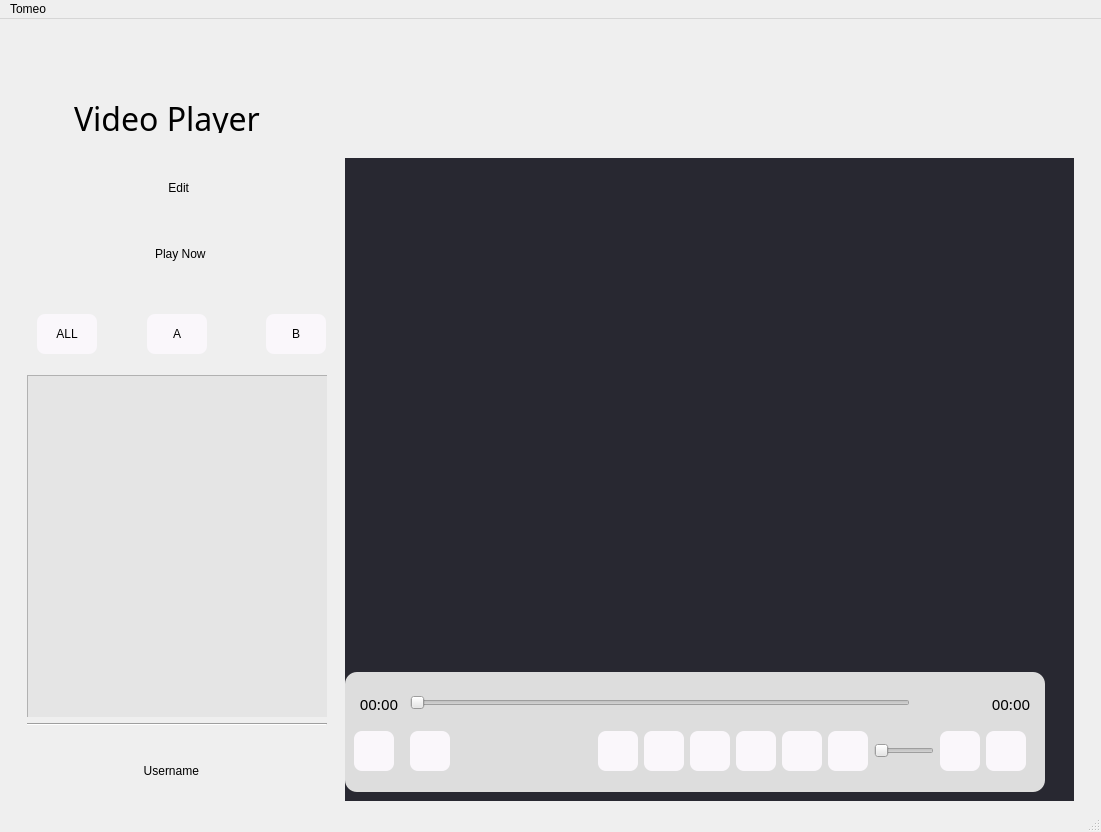
<?xml version="1.0" encoding="UTF-8"?>
<ui version="4.0">
 <class>MainWindow</class>
 <widget class="QMainWindow" name="MainWindow">
  <property name="geometry">
   <rect>
    <x>0</x>
    <y>0</y>
    <width>1101</width>
    <height>832</height>
   </rect>
  </property>
  <property name="minimumSize">
   <size>
    <width>1050</width>
    <height>800</height>
   </size>
  </property>
  <property name="mouseTracking">
   <bool>true</bool>
  </property>
  <property name="windowTitle">
   <string>MainWindow</string>
  </property>
  <widget class="QWidget" name="centralwidget">
   <property name="minimumSize">
    <size>
     <width>1050</width>
     <height>800</height>
    </size>
   </property>
   <property name="mouseTracking">
    <bool>true</bool>
   </property>
   <layout class="QVBoxLayout" name="verticalLayout_2">
    <item>
     <widget class="QWidget" name="navbar" native="true">
      <property name="minimumSize">
       <size>
        <width>1000</width>
        <height>60</height>
       </size>
      </property>
      <property name="maximumSize">
       <size>
        <width>16777215</width>
        <height>60</height>
       </size>
      </property>
      <property name="mouseTracking">
       <bool>true</bool>
      </property>
      <layout class="QHBoxLayout" name="horizontalLayout">
       <item>
        <widget class="QPushButton" name="exit">
         <property name="minimumSize">
          <size>
           <width>30</width>
           <height>30</height>
          </size>
         </property>
         <property name="maximumSize">
          <size>
           <width>30</width>
           <height>30</height>
          </size>
         </property>
         <property name="styleSheet">
          <string notr="true">QPushButton
{
    border-radius:8px;
}

QPushButton:hover
{
    background-color:rgb(255, 235, 188);
}

QPushButton:pressed
{
    background-color:rgb(254, 198, 124);
}</string>
         </property>
         <property name="text">
          <string/>
         </property>
         <property name="icon">
          <iconset resource="resources.qrc">
           <normaloff>:/pic/Shut down-2.png</normaloff>:/pic/Shut down-2.png</iconset>
         </property>
         <property name="iconSize">
          <size>
           <width>50</width>
           <height>50</height>
          </size>
         </property>
        </widget>
       </item>
       <item>
        <widget class="QPushButton" name="cut">
         <property name="minimumSize">
          <size>
           <width>30</width>
           <height>30</height>
          </size>
         </property>
         <property name="maximumSize">
          <size>
           <width>30</width>
           <height>30</height>
          </size>
         </property>
         <property name="styleSheet">
          <string notr="true">QPushButton
{
    border-radius:8px;
}

QPushButton:hover
{
    background-color:rgb(255, 235, 188);
}

QPushButton:pressed
{
    background-color:rgb(254, 198, 124);
}</string>
         </property>
         <property name="text">
          <string/>
         </property>
         <property name="icon">
          <iconset resource="resources.qrc">
           <normaloff>:/pic/Minimize-2.png</normaloff>:/pic/Minimize-2.png</iconset>
         </property>
         <property name="iconSize">
          <size>
           <width>50</width>
           <height>50</height>
          </size>
         </property>
        </widget>
       </item>
       <item>
        <widget class="QPushButton" name="large">
         <property name="minimumSize">
          <size>
           <width>25</width>
           <height>25</height>
          </size>
         </property>
         <property name="maximumSize">
          <size>
           <width>25</width>
           <height>25</height>
          </size>
         </property>
         <property name="styleSheet">
          <string notr="true">QPushButton
{
    border-radius:8px;
}

QPushButton:hover
{
    background-color:rgb(255, 235, 188);
}

QPushButton:pressed
{
    background-color:rgb(254, 198, 124);
}</string>
         </property>
         <property name="text">
          <string/>
         </property>
         <property name="icon">
          <iconset resource="resources.qrc">
           <normaloff>:/pic/Maximize-2.png</normaloff>:/pic/Maximize-2.png</iconset>
         </property>
         <property name="iconSize">
          <size>
           <width>50</width>
           <height>50</height>
          </size>
         </property>
        </widget>
       </item>
       <item>
        <spacer name="horizontalSpacer_3">
         <property name="orientation">
          <enum>Qt::Horizontal</enum>
         </property>
         <property name="sizeType">
          <enum>QSizePolicy::Fixed</enum>
         </property>
         <property name="sizeHint" stdset="0">
          <size>
           <width>15</width>
           <height>20</height>
          </size>
         </property>
        </spacer>
       </item>
       <item>
        <spacer name="horizontalSpacer_4">
         <property name="orientation">
          <enum>Qt::Horizontal</enum>
         </property>
         <property name="sizeHint" stdset="0">
          <size>
           <width>522</width>
           <height>20</height>
          </size>
         </property>
        </spacer>
       </item>
       <item>
        <spacer name="horizontalSpacer_7">
         <property name="orientation">
          <enum>Qt::Horizontal</enum>
         </property>
         <property name="sizeType">
          <enum>QSizePolicy::Fixed</enum>
         </property>
         <property name="sizeHint" stdset="0">
          <size>
           <width>10</width>
           <height>20</height>
          </size>
         </property>
        </spacer>
       </item>
       <item>
        <spacer name="horizontalSpacer_6">
         <property name="orientation">
          <enum>Qt::Horizontal</enum>
         </property>
         <property name="sizeType">
          <enum>QSizePolicy::Fixed</enum>
         </property>
         <property name="sizeHint" stdset="0">
          <size>
           <width>10</width>
           <height>20</height>
          </size>
         </property>
        </spacer>
       </item>
       <item>
        <spacer name="horizontalSpacer_5">
         <property name="orientation">
          <enum>Qt::Horizontal</enum>
         </property>
         <property name="sizeType">
          <enum>QSizePolicy::Fixed</enum>
         </property>
         <property name="sizeHint" stdset="0">
          <size>
           <width>10</width>
           <height>20</height>
          </size>
         </property>
        </spacer>
       </item>
      </layout>
     </widget>
    </item>
    <item>
     <widget class="QWidget" name="namebar" native="true">
      <property name="minimumSize">
       <size>
        <width>1000</width>
        <height>40</height>
       </size>
      </property>
      <property name="maximumSize">
       <size>
        <width>16777215</width>
        <height>40</height>
       </size>
      </property>
      <property name="mouseTracking">
       <bool>true</bool>
      </property>
      <layout class="QHBoxLayout" name="horizontalLayout_2">
       <item>
        <spacer name="horizontalSpacer_8">
         <property name="orientation">
          <enum>Qt::Horizontal</enum>
         </property>
         <property name="sizeType">
          <enum>QSizePolicy::Fixed</enum>
         </property>
         <property name="sizeHint" stdset="0">
          <size>
           <width>20</width>
           <height>20</height>
          </size>
         </property>
        </spacer>
       </item>
       <item>
        <widget class="QLabel" name="logo">
         <property name="minimumSize">
          <size>
           <width>30</width>
           <height>30</height>
          </size>
         </property>
         <property name="maximumSize">
          <size>
           <width>30</width>
           <height>30</height>
          </size>
         </property>
         <property name="text">
          <string/>
         </property>
         <property name="pixmap">
          <pixmap resource="resources.qrc">:/pic/video.png</pixmap>
         </property>
         <property name="scaledContents">
          <bool>true</bool>
         </property>
        </widget>
       </item>
       <item>
        <widget class="QLabel" name="name">
         <property name="minimumSize">
          <size>
           <width>200</width>
           <height>30</height>
          </size>
         </property>
         <property name="maximumSize">
          <size>
           <width>200</width>
           <height>30</height>
          </size>
         </property>
         <property name="font">
          <font>
           <family>Futura</family>
           <pointsize>24</pointsize>
           <weight>9</weight>
           <italic>false</italic>
           <bold>false</bold>
          </font>
         </property>
         <property name="styleSheet">
          <string notr="true">
font: 75 24pt &quot;Futura&quot;;</string>
         </property>
         <property name="text">
          <string>Video Player</string>
         </property>
         <property name="alignment">
          <set>Qt::AlignLeading|Qt::AlignLeft|Qt::AlignVCenter</set>
         </property>
         <property name="margin">
          <number>0</number>
         </property>
        </widget>
       </item>
       <item>
        <spacer name="horizontalSpacer_9">
         <property name="orientation">
          <enum>Qt::Horizontal</enum>
         </property>
         <property name="sizeType">
          <enum>QSizePolicy::Expanding</enum>
         </property>
         <property name="sizeHint" stdset="0">
          <size>
           <width>797</width>
           <height>20</height>
          </size>
         </property>
        </spacer>
       </item>
      </layout>
     </widget>
    </item>
    <item>
     <widget class="QWidget" name="mainwidget" native="true">
      <property name="minimumSize">
       <size>
        <width>1050</width>
        <height>503</height>
       </size>
      </property>
      <property name="maximumSize">
       <size>
        <width>16777215</width>
        <height>16777215</height>
       </size>
      </property>
      <property name="mouseTracking">
       <bool>true</bool>
      </property>
      <layout class="QGridLayout" name="gridLayout">
       <item row="0" column="3" rowspan="2">
        <widget class="QWidget" name="leftwidget" native="true">
         <property name="minimumSize">
          <size>
           <width>700</width>
           <height>500</height>
          </size>
         </property>
         <property name="maximumSize">
          <size>
           <width>1000</width>
           <height>1000</height>
          </size>
         </property>
         <property name="mouseTracking">
          <bool>true</bool>
         </property>
         <layout class="QVBoxLayout" name="verticalLayout">
          <property name="leftMargin">
           <number>3</number>
          </property>
          <item>
           <widget class="VideoWidget" name="videowidget" native="true">
            <property name="minimumSize">
             <size>
              <width>400</width>
              <height>800</height>
             </size>
            </property>
            <property name="mouseTracking">
             <bool>true</bool>
            </property>
            <property name="styleSheet">
             <string notr="true">background-color:rgb(40, 40, 49);</string>
            </property>
           </widget>
          </item>
          <item>
           <widget class="QWidget" name="controlbar" native="true">
            <property name="minimumSize">
             <size>
              <width>700</width>
              <height>120</height>
             </size>
            </property>
            <property name="maximumSize">
             <size>
              <width>700</width>
              <height>120</height>
             </size>
            </property>
            <property name="mouseTracking">
             <bool>true</bool>
            </property>
            <property name="styleSheet">
             <string notr="true">background-color:rgb(221, 221, 221);
border-radius:12px;</string>
            </property>
            <layout class="QGridLayout" name="gridLayout_3">
             <item row="0" column="0">
              <widget class="QLabel" name="time1">
               <property name="minimumSize">
                <size>
                 <width>50</width>
                 <height>10</height>
                </size>
               </property>
               <property name="maximumSize">
                <size>
                 <width>50</width>
                 <height>20</height>
                </size>
               </property>
               <property name="font">
                <font>
                 <family>MV Boli</family>
                 <pointsize>11</pointsize>
                </font>
               </property>
               <property name="text">
                <string>00:00</string>
               </property>
               <property name="alignment">
                <set>Qt::AlignHCenter|Qt::AlignTop</set>
               </property>
              </widget>
             </item>
             <item row="1" column="1">
              <widget class="QPushButton" name="speed">
               <property name="minimumSize">
                <size>
                 <width>40</width>
                 <height>40</height>
                </size>
               </property>
               <property name="maximumSize">
                <size>
                 <width>40</width>
                 <height>40</height>
                </size>
               </property>
               <property name="styleSheet">
                <string notr="true">QPushButton
{
    background-color:rgb(250, 247, 251);
    border-radius:8px;
}

QPushButton:hover
{
    background-color:rgb(255, 235, 188);
}

QPushButton:pressed
{
    background-color:rgb(254, 198, 124);
}</string>
               </property>
               <property name="text">
                <string/>
               </property>
               <property name="icon">
                <iconset resource="resources.qrc">
                 <normaloff>:/pic/speed.png</normaloff>:/pic/speed.png</iconset>
               </property>
               <property name="iconSize">
                <size>
                 <width>30</width>
                 <height>30</height>
                </size>
               </property>
              </widget>
             </item>
             <item row="1" column="11">
              <widget class="QSlider" name="volumeslider">
               <property name="minimumSize">
                <size>
                 <width>60</width>
                 <height>0</height>
                </size>
               </property>
               <property name="maximumSize">
                <size>
                 <width>60</width>
                 <height>16777215</height>
                </size>
               </property>
               <property name="orientation">
                <enum>Qt::Horizontal</enum>
               </property>
              </widget>
             </item>
             <item row="1" column="9">
              <widget class="QPushButton" name="nextone">
               <property name="minimumSize">
                <size>
                 <width>40</width>
                 <height>40</height>
                </size>
               </property>
               <property name="maximumSize">
                <size>
                 <width>40</width>
                 <height>40</height>
                </size>
               </property>
               <property name="styleSheet">
                <string notr="true">QPushButton
{
    background-color:rgb(250, 247, 251);
    border-radius:8px;
}

QPushButton:hover
{
    background-color:rgb(255, 235, 188);
}

QPushButton:pressed
{
    background-color:rgb(254, 198, 124);
}</string>
               </property>
               <property name="text">
                <string/>
               </property>
               <property name="icon">
                <iconset resource="resources.qrc">
                 <normaloff>:/pic/forward.png</normaloff>:/pic/forward.png</iconset>
               </property>
               <property name="iconSize">
                <size>
                 <width>50</width>
                 <height>30</height>
                </size>
               </property>
              </widget>
             </item>
             <item row="1" column="8">
              <widget class="QPushButton" name="forward">
               <property name="minimumSize">
                <size>
                 <width>40</width>
                 <height>40</height>
                </size>
               </property>
               <property name="maximumSize">
                <size>
                 <width>40</width>
                 <height>40</height>
                </size>
               </property>
               <property name="styleSheet">
                <string notr="true">QPushButton
{
    background-color:rgb(250, 247, 251);
    border-radius:8px;
}

QPushButton:hover
{
    background-color:rgb(255, 235, 188);
}

QPushButton:pressed
{
    background-color:rgb(254, 198, 124);
}</string>
               </property>
               <property name="text">
                <string/>
               </property>
               <property name="icon">
                <iconset resource="resources.qrc">
                 <normaloff>:/pic/kuaijin.png</normaloff>:/pic/kuaijin.png</iconset>
               </property>
               <property name="iconSize">
                <size>
                 <width>50</width>
                 <height>30</height>
                </size>
               </property>
              </widget>
             </item>
             <item row="0" column="14">
              <widget class="QLabel" name="time2">
               <property name="minimumSize">
                <size>
                 <width>50</width>
                 <height>10</height>
                </size>
               </property>
               <property name="maximumSize">
                <size>
                 <width>50</width>
                 <height>20</height>
                </size>
               </property>
               <property name="font">
                <font>
                 <family>MV Boli</family>
                 <pointsize>11</pointsize>
                </font>
               </property>
               <property name="text">
                <string>00:00</string>
               </property>
               <property name="alignment">
                <set>Qt::AlignHCenter|Qt::AlignTop</set>
               </property>
              </widget>
             </item>
             <item row="1" column="0">
              <widget class="QPushButton" name="screenshot">
               <property name="minimumSize">
                <size>
                 <width>40</width>
                 <height>40</height>
                </size>
               </property>
               <property name="maximumSize">
                <size>
                 <width>40</width>
                 <height>40</height>
                </size>
               </property>
               <property name="styleSheet">
                <string notr="true">QPushButton
{
    background-color:rgb(250, 247, 251);
    border-radius:8px;
}

QPushButton:hover
{
    background-color:rgb(255, 235, 188);
}

QPushButton:pressed
{
    background-color:rgb(254, 198, 124);
}</string>
               </property>
               <property name="text">
                <string/>
               </property>
               <property name="icon">
                <iconset resource="resources.qrc">
                 <normaloff>:/pic/cut.png</normaloff>:/pic/cut.png</iconset>
               </property>
               <property name="iconSize">
                <size>
                 <width>30</width>
                 <height>30</height>
                </size>
               </property>
              </widget>
             </item>
             <item row="1" column="10">
              <widget class="QPushButton" name="voice">
               <property name="minimumSize">
                <size>
                 <width>40</width>
                 <height>40</height>
                </size>
               </property>
               <property name="maximumSize">
                <size>
                 <width>40</width>
                 <height>40</height>
                </size>
               </property>
               <property name="styleSheet">
                <string notr="true">QPushButton
{
    background-color:rgb(250, 247, 251);
    border-radius:8px;
}

QPushButton:hover
{
    background-color:rgb(255, 235, 188);
}

QPushButton:pressed
{
    background-color:rgb(254, 198, 124);
}</string>
               </property>
               <property name="text">
                <string/>
               </property>
               <property name="icon">
                <iconset resource="resources.qrc">
                 <normaloff>:/pic/24gf-volumeHigh.png</normaloff>:/pic/24gf-volumeHigh.png</iconset>
               </property>
               <property name="iconSize">
                <size>
                 <width>50</width>
                 <height>20</height>
                </size>
               </property>
              </widget>
             </item>
             <item row="1" column="3">
              <widget class="QPushButton" name="lastone">
               <property name="minimumSize">
                <size>
                 <width>40</width>
                 <height>40</height>
                </size>
               </property>
               <property name="maximumSize">
                <size>
                 <width>40</width>
                 <height>40</height>
                </size>
               </property>
               <property name="styleSheet">
                <string notr="true">QPushButton
{
    background-color:rgb(250, 247, 251);
    border-radius:8px;
}

QPushButton:hover
{
    background-color:rgb(255, 235, 188);
}

QPushButton:pressed
{
    background-color:rgb(254, 198, 124);
}</string>
               </property>
               <property name="text">
                <string/>
               </property>
               <property name="icon">
                <iconset resource="resources.qrc">
                 <normaloff>:/pic/backward.png</normaloff>:/pic/backward.png</iconset>
               </property>
               <property name="iconSize">
                <size>
                 <width>50</width>
                 <height>30</height>
                </size>
               </property>
              </widget>
             </item>
             <item row="0" column="1">
              <widget class="QSlider" name="timeslider">
               <property name="minimumSize">
                <size>
                 <width>500</width>
                 <height>20</height>
                </size>
               </property>
               <property name="maximumSize">
                <size>
                 <width>16777215</width>
                 <height>20</height>
                </size>
               </property>
               <property name="mouseTracking">
                <bool>true</bool>
               </property>
               <property name="orientation">
                <enum>Qt::Horizontal</enum>
               </property>
              </widget>
             </item>
             <item row="1" column="4">
              <widget class="QPushButton" name="back">
               <property name="minimumSize">
                <size>
                 <width>40</width>
                 <height>40</height>
                </size>
               </property>
               <property name="maximumSize">
                <size>
                 <width>40</width>
                 <height>40</height>
                </size>
               </property>
               <property name="styleSheet">
                <string notr="true">QPushButton
{
    background-color:rgb(250, 247, 251);
    border-radius:8px;
}

QPushButton:hover
{
    background-color:rgb(255, 235, 188);
}

QPushButton:pressed
{
    background-color:rgb(254, 198, 124);
}</string>
               </property>
               <property name="text">
                <string/>
               </property>
               <property name="icon">
                <iconset resource="resources.qrc">
                 <normaloff>:/pic/daotui.png</normaloff>:/pic/daotui.png</iconset>
               </property>
               <property name="iconSize">
                <size>
                 <width>50</width>
                 <height>30</height>
                </size>
               </property>
              </widget>
             </item>
             <item row="1" column="5">
              <widget class="QPushButton" name="play">
               <property name="minimumSize">
                <size>
                 <width>40</width>
                 <height>40</height>
                </size>
               </property>
               <property name="maximumSize">
                <size>
                 <width>40</width>
                 <height>40</height>
                </size>
               </property>
               <property name="styleSheet">
                <string notr="true">QPushButton
{
    background-color:rgb(250, 247, 251);
    border-radius:8px;
}

QPushButton:hover
{
    background-color:rgb(255, 235, 188);
}

QPushButton:pressed
{
    background-color:rgb(254, 198, 124);
}</string>
               </property>
               <property name="text">
                <string/>
               </property>
               <property name="icon">
                <iconset resource="resources.qrc">
                 <normaloff>:/pic/play_fill.png</normaloff>:/pic/play_fill.png</iconset>
               </property>
               <property name="iconSize">
                <size>
                 <width>50</width>
                 <height>30</height>
                </size>
               </property>
              </widget>
             </item>
             <item row="1" column="14">
              <widget class="QPushButton" name="zoom">
               <property name="minimumSize">
                <size>
                 <width>40</width>
                 <height>40</height>
                </size>
               </property>
               <property name="maximumSize">
                <size>
                 <width>40</width>
                 <height>40</height>
                </size>
               </property>
               <property name="styleSheet">
                <string notr="true">QPushButton
{
    background-color:rgb(250, 247, 251);
    border-radius:8px;
}

QPushButton:hover
{
    background-color:rgb(255, 235, 188);
}

QPushButton:pressed
{
    background-color:rgb(254, 198, 124);
}</string>
               </property>
               <property name="text">
                <string/>
               </property>
               <property name="icon">
                <iconset resource="resources.qrc">
                 <normaloff>:/pic/24gf-fullScreenEnter3.png</normaloff>:/pic/24gf-fullScreenEnter3.png</iconset>
               </property>
               <property name="iconSize">
                <size>
                 <width>30</width>
                 <height>30</height>
                </size>
               </property>
              </widget>
             </item>
             <item row="1" column="12">
              <widget class="QPushButton" name="sequence">
               <property name="minimumSize">
                <size>
                 <width>40</width>
                 <height>40</height>
                </size>
               </property>
               <property name="maximumSize">
                <size>
                 <width>40</width>
                 <height>40</height>
                </size>
               </property>
               <property name="styleSheet">
                <string notr="true">QPushButton
{
    background-color:rgb(250, 247, 251);
    border-radius:8px;
}

QPushButton:hover
{
    background-color:rgb(255, 235, 188);
}

QPushButton:pressed
{
    background-color:rgb(254, 198, 124);
}</string>
               </property>
               <property name="text">
                <string/>
               </property>
               <property name="icon">
                <iconset resource="resources.qrc">
                 <normaloff>:/pic/xunhuan.png</normaloff>:/pic/xunhuan.png</iconset>
               </property>
               <property name="iconSize">
                <size>
                 <width>30</width>
                 <height>30</height>
                </size>
               </property>
              </widget>
             </item>
            </layout>
           </widget>
          </item>
         </layout>
        </widget>
       </item>
       <item row="1" column="0">
        <widget class="QPushButton" name="homebutton">
         <property name="minimumSize">
          <size>
           <width>300</width>
           <height>60</height>
          </size>
         </property>
         <property name="maximumSize">
          <size>
           <width>300</width>
           <height>60</height>
          </size>
         </property>
         <property name="contextMenuPolicy">
          <enum>Qt::DefaultContextMenu</enum>
         </property>
         <property name="styleSheet">
          <string notr="true">QPushButton
{
    border-radius:8px;
	border:0px;
	font: 75 24pt &quot;Gill Sans&quot;;
}

QPushButton:hover
{
    background-color:rgb(255, 235, 188);
}

QPushButton:pressed
{
    background-color:rgb(254, 198, 124);
}</string>
         </property>
         <property name="text">
          <string>  Username</string>
         </property>
         <property name="icon">
          <iconset resource="resources.qrc">
           <normaloff>:/pic/user.png</normaloff>:/pic/user.png</iconset>
         </property>
         <property name="iconSize">
          <size>
           <width>40</width>
           <height>40</height>
          </size>
         </property>
        </widget>
       </item>
       <item row="0" column="0">
        <layout class="QVBoxLayout" name="verticalLayout_3">
         <item>
          <widget class="QWidget" name="widget" native="true">
           <property name="mouseTracking">
            <bool>true</bool>
           </property>
           <layout class="QVBoxLayout" name="verticalLayout_4">
            <item>
             <widget class="QPushButton" name="edit">
              <property name="minimumSize">
               <size>
                <width>300</width>
                <height>60</height>
               </size>
              </property>
              <property name="maximumSize">
               <size>
                <width>300</width>
                <height>60</height>
               </size>
              </property>
              <property name="contextMenuPolicy">
               <enum>Qt::DefaultContextMenu</enum>
              </property>
              <property name="styleSheet">
               <string notr="true">QPushButton
{
    border-radius:8px;
	border:0px;
	font: 75 24pt &quot;Gill Sans&quot;;
}

QPushButton:hover
{
    background-color:rgb(255, 235, 188);
}

QPushButton:pressed
{
    background-color:rgb(254, 198, 124);
}</string>
              </property>
              <property name="text">
               <string> Edit</string>
              </property>
              <property name="icon">
               <iconset resource="resources.qrc">
                <normaloff>:/pic/24gf-videoCamera.png</normaloff>:/pic/24gf-videoCamera.png</iconset>
              </property>
              <property name="iconSize">
               <size>
                <width>40</width>
                <height>40</height>
               </size>
              </property>
             </widget>
            </item>
            <item>
             <widget class="QWidget" name="widget_3" native="true">
              <widget class="QScrollArea" name="scrollArea">
               <property name="geometry">
                <rect>
                 <x>0</x>
                 <y>151</y>
                 <width>321</width>
                 <height>401</height>
                </rect>
               </property>
               <property name="minimumSize">
                <size>
                 <width>300</width>
                 <height>300</height>
                </size>
               </property>
               <property name="maximumSize">
                <size>
                 <width>500</width>
                 <height>16777215</height>
                </size>
               </property>
               <property name="mouseTracking">
                <bool>true</bool>
               </property>
               <property name="styleSheet">
                <string notr="true">background-color:rgb(229, 229, 229);</string>
               </property>
               <property name="verticalScrollBarPolicy">
                <enum>Qt::ScrollBarAlwaysOn</enum>
               </property>
               <property name="horizontalScrollBarPolicy">
                <enum>Qt::ScrollBarAlwaysOff</enum>
               </property>
               <property name="widgetResizable">
                <bool>true</bool>
               </property>
               <widget class="QWidget" name="scrollwidgets">
                <property name="geometry">
                 <rect>
                  <x>0</x>
                  <y>0</y>
                  <width>303</width>
                  <height>399</height>
                 </rect>
                </property>
               </widget>
              </widget>
              <widget class="QWidget" name="widget_2" native="true">
               <property name="geometry">
                <rect>
                 <x>0</x>
                 <y>80</y>
                 <width>311</width>
                 <height>61</height>
                </rect>
               </property>
               <widget class="QWidget" name="widget_4" native="true">
                <property name="geometry">
                 <rect>
                  <x>10</x>
                  <y>10</y>
                  <width>91</width>
                  <height>41</height>
                 </rect>
                </property>
                <widget class="QPushButton" name="all">
                 <property name="geometry">
                  <rect>
                   <x>0</x>
                   <y>0</y>
                   <width>60</width>
                   <height>40</height>
                  </rect>
                 </property>
                 <property name="minimumSize">
                  <size>
                   <width>60</width>
                   <height>40</height>
                  </size>
                 </property>
                 <property name="maximumSize">
                  <size>
                   <width>60</width>
                   <height>40</height>
                  </size>
                 </property>
                 <property name="styleSheet">
                  <string notr="true">QPushButton
{
    background-color:rgb(250, 247, 251);
    border-radius:8px;
}

QPushButton:hover
{
    background-color:rgb(255, 235, 188);
}

QPushButton:pressed
{
    background-color:rgb(254, 198, 124);
}</string>
                 </property>
                 <property name="text">
                  <string>ALL</string>
                 </property>
                 <property name="iconSize">
                  <size>
                   <width>50</width>
                   <height>30</height>
                  </size>
                 </property>
                </widget>
               </widget>
               <widget class="QWidget" name="widget_5" native="true">
                <property name="geometry">
                 <rect>
                  <x>120</x>
                  <y>10</y>
                  <width>81</width>
                  <height>41</height>
                 </rect>
                </property>
                <widget class="QPushButton" name="all_2">
                 <property name="geometry">
                  <rect>
                   <x>0</x>
                   <y>0</y>
                   <width>60</width>
                   <height>40</height>
                  </rect>
                 </property>
                 <property name="minimumSize">
                  <size>
                   <width>60</width>
                   <height>40</height>
                  </size>
                 </property>
                 <property name="maximumSize">
                  <size>
                   <width>60</width>
                   <height>40</height>
                  </size>
                 </property>
                 <property name="styleSheet">
                  <string notr="true">QPushButton
{
    background-color:rgb(250, 247, 251);
    border-radius:8px;
}

QPushButton:hover
{
    background-color:rgb(255, 235, 188);
}

QPushButton:pressed
{
    background-color:rgb(254, 198, 124);
}</string>
                 </property>
                 <property name="text">
                  <string>A</string>
                 </property>
                 <property name="iconSize">
                  <size>
                   <width>50</width>
                   <height>30</height>
                  </size>
                 </property>
                </widget>
               </widget>
               <widget class="QWidget" name="widget_6" native="true">
                <property name="geometry">
                 <rect>
                  <x>239</x>
                  <y>10</y>
                  <width>71</width>
                  <height>41</height>
                 </rect>
                </property>
                <widget class="QPushButton" name="all_3">
                 <property name="geometry">
                  <rect>
                   <x>0</x>
                   <y>0</y>
                   <width>60</width>
                   <height>40</height>
                  </rect>
                 </property>
                 <property name="minimumSize">
                  <size>
                   <width>60</width>
                   <height>40</height>
                  </size>
                 </property>
                 <property name="maximumSize">
                  <size>
                   <width>60</width>
                   <height>40</height>
                  </size>
                 </property>
                 <property name="styleSheet">
                  <string notr="true">QPushButton
{
    background-color:rgb(250, 247, 251);
    border-radius:8px;
}

QPushButton:hover
{
    background-color:rgb(255, 235, 188);
}

QPushButton:pressed
{
    background-color:rgb(254, 198, 124);
}</string>
                 </property>
                 <property name="text">
                  <string>B</string>
                 </property>
                 <property name="iconSize">
                  <size>
                   <width>50</width>
                   <height>30</height>
                  </size>
                 </property>
                </widget>
               </widget>
              </widget>
              <widget class="QPushButton" name="folder">
               <property name="geometry">
                <rect>
                 <x>0</x>
                 <y>0</y>
                 <width>300</width>
                 <height>60</height>
                </rect>
               </property>
               <property name="minimumSize">
                <size>
                 <width>300</width>
                 <height>60</height>
                </size>
               </property>
               <property name="maximumSize">
                <size>
                 <width>300</width>
                 <height>60</height>
                </size>
               </property>
               <property name="contextMenuPolicy">
                <enum>Qt::DefaultContextMenu</enum>
               </property>
               <property name="styleSheet">
                <string notr="true">QPushButton
{
    border-radius:8px;
	border:0px;
	font: 75 24pt &quot;Gill Sans&quot;;
}

QPushButton:hover
{
    background-color:rgb(255, 235, 188);
}

QPushButton:pressed
{
    background-color:rgb(254, 198, 124);
}</string>
               </property>
               <property name="text">
                <string>  Play Now</string>
               </property>
               <property name="icon">
                <iconset resource="resources.qrc">
                 <normaloff>:/pic/add.png</normaloff>:/pic/add.png</iconset>
               </property>
               <property name="iconSize">
                <size>
                 <width>40</width>
                 <height>40</height>
                </size>
               </property>
              </widget>
             </widget>
            </item>
            <item>
             <widget class="Line" name="line">
              <property name="orientation">
               <enum>Qt::Horizontal</enum>
              </property>
             </widget>
            </item>
           </layout>
          </widget>
         </item>
        </layout>
       </item>
      </layout>
     </widget>
    </item>
   </layout>
  </widget>
  <widget class="QMenuBar" name="menubar">
   <property name="geometry">
    <rect>
     <x>0</x>
     <y>0</y>
     <width>1101</width>
     <height>37</height>
    </rect>
   </property>
   <widget class="QMenu" name="menuTomeo">
    <property name="title">
     <string>Tomeo</string>
    </property>
   </widget>
   <addaction name="menuTomeo"/>
  </widget>
  <widget class="QStatusBar" name="statusbar"/>
 </widget>
 <customwidgets>
  <customwidget>
   <class>VideoWidget</class>
   <extends>QWidget</extends>
   <header location="global">videowidget.h</header>
   <container>1</container>
  </customwidget>
 </customwidgets>
 <resources>
  <include location="resources.qrc"/>
 </resources>
 <connections>
  <connection>
   <sender>exit</sender>
   <signal>clicked()</signal>
   <receiver>MainWindow</receiver>
   <slot>close()</slot>
   <hints>
    <hint type="sourcelabel">
     <x>990</x>
     <y>62</y>
    </hint>
    <hint type="destinationlabel">
     <x>524</x>
     <y>399</y>
    </hint>
   </hints>
  </connection>
  <connection>
   <sender>cut</sender>
   <signal>clicked()</signal>
   <receiver>MainWindow</receiver>
   <slot>showMinimized()</slot>
   <hints>
    <hint type="sourcelabel">
     <x>828</x>
     <y>62</y>
    </hint>
    <hint type="destinationlabel">
     <x>524</x>
     <y>399</y>
    </hint>
   </hints>
  </connection>
 </connections>
</ui>
